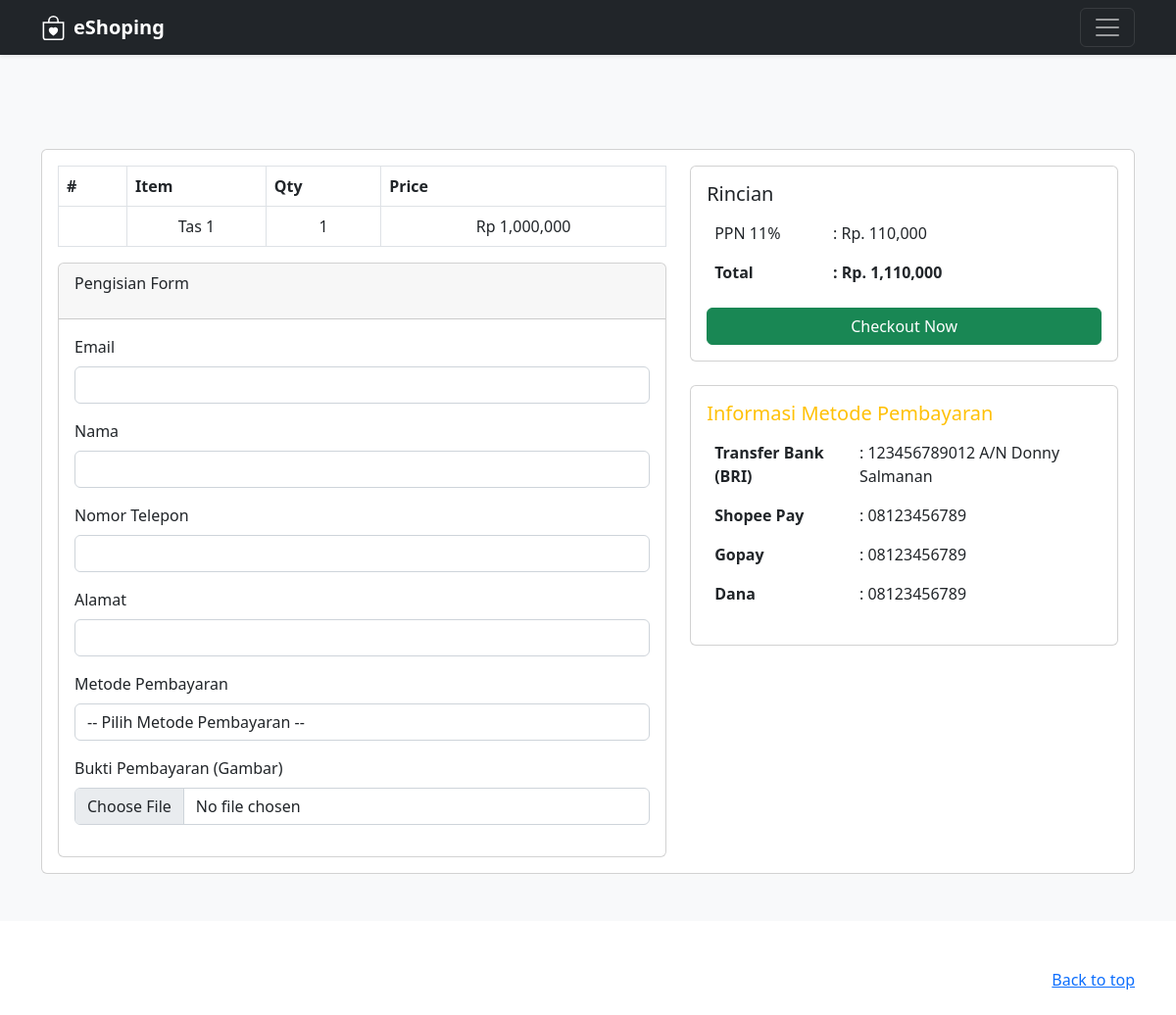
The app's page /checkout.php?id=5 with its own data.
### tables this page shows
CREATE TABLE `product` (
  `id_produk` int(11) NOT NULL,
  `name` varchar(255) NOT NULL,
  `price` int(11) NOT NULL,
  `description` text NOT NULL,
  `image` varchar(255) NOT NULL
);

### models/Produk.php (called while the page is built, shortened)
<?php
class Produk
{
    static function getProduk($id)
    {
        $koneksi = koneksi();
        if ($id != null or $id != '') {
            $sql = "SELECT * FROM product WHERE id_produk = ? ";
            $stmt  = $koneksi->prepare($sql);
            $stmt->execute([$id]);
            return $stmt->fetch();
        } else {
            $sql = "SELECT * FROM product";
            return $koneksi->query($sql);
        }
    }
}

### controllers/ProductController.php (called while the page is built, shortened)
<?php
require_once __DIR__ . './../models/Produk.php';
function produk($id)
{
    $data = Produk::getProduk($id);
    return $data;
}

### checkout.php (the view, shortened to what this page needs)
<?php
require_once __DIR__ . '/controllers/ProductController.php';
$products = produk($_GET['id']);
?>
<!doctype html>
<html lang="en">
<head>
    <link href="assets/dist/css/bootstrap.min.css" rel="stylesheet">
</head>
<body>
    <header>
        <div class="navbar navbar-dark bg-dark shadow-sm">
            <div class="container">
                <a href="#" class="navbar-brand d-flex align-items-center">
                     <strong> eShoping</strong>
                </a>
                <button class="navbar-toggler" type="button" data-bs-toggle="collapse" data-bs-target="#navbarHeader" aria-controls="navbarHeader" aria-expanded="false" aria-label="Toggle navigation">
                    <span class="navbar-toggler-icon"></span>
                </button>
            </div>
        </div>
    </header>
    <main>
        <div class="album py-5 bg-light " style="min-height: 100vh;">
            <div class="container mt-5">
                <div class="card">
                    <div class="card-body">
                        <div class="row">
                            <div class="col-md-7">
                                <table class="table table-bordered">
                                    <tr>
                                        <th>#</th>
                                        <th>Item</th>
                                        <th>Qty</th>
                                        <th>Price</th>
                                    </tr>
                                    <tr>
                                        <td class="text-center"><img src="<?= $products['image'] ?>" class="img-fluid" width="80" alt=""></td>
                                        <td class="text-center"><?= $products['name'] ?></td>
                                        <td class="text-center">1</td>
                                        <td class="text-center">Rp <?= number_format($products['price']) ?></td>
                                    </tr>
                                </table>
                                <form action="" method="post" enctype="multipart/form-data">
                                    <div class="card">
                                        <div class="card-header">
                                            <p>Pengisian Form</p>
                                        </div>
                                        <div class="card-body">
                                            <div class="mb-3">
                                                <label class="form-label">Email</label>
                                                <input type="email" name="email" class="form-control" required>
                                            </div>
                                            <div class="mb-3">
                                                <label class="form-label">Nama</label>
                                                <input type="text" name="name" class="form-control" required>
                                            </div>
                                            <div class="mb-3">
                                                <label class="form-label">Nomor Telepon</label>
                                                <input type="number" name="phone_number" class="form-control" required>
                                            </div>
                                            <div class="mb-3">
                                                <label class="form-label">Alamat</label>
                                                <input type="text" name="address" class="form-control" required>
                                            </div>
                                            <div class="mb-3">
                                                <label class="form-label">Metode Pembayaran</label>
                                                <select name="metode_pembayaran" class="form-control" id="" required>
                                                    <option value="">-- Pilih Metode Pembayaran --</option>
                                                </select>
                                            </div>
                                            <div class="mb-3">
                                                <label class="form-label">Bukti Pembayaran (Gambar)</label>
                                                <input type="file" name="bukti" class="form-control" required>
                                            </div>
                                        </div>
                                    </div>
                            </div>
                            <div class="col-md-5 mt-5 mt-md-0 mt-lg-0">
                                <div class="card">
                                    <div class="card-body">
                                        <h5>Rincian</h5>
                                        <table class="table table-borderless">
                                            <tr>
                                                <td width="30%">PPN 11%</td>
                                                <td>: Rp. <?php
                                                            $ppn = ((int) $products['price'] * 11) / 100;
                                                            echo number_format($ppn);
                                                            ?>
                                                </td>
                                            </tr>
                                            <tr>
                                                <th width="30%">Total</td>
                                                <th>: Rp. <?= number_format($products['price'] + $ppn) ?></td>
                                            </tr>
                                        </table>
                                        <div>
                                            <button type="submit" name="checkout" class="btn btn-success col-12">Checkout Now</button>
                                        </div>
                                    </div>
                                </div>
                                <div class="card mt-4">
                                    <div class="card-body table-responsive">
                                        <h5 class="text-warning">Informasi Metode Pembayaran</h5>
                                        <table class="table table-borderless">
                                            <tr>
                                                <th>Transfer Bank (BRI)</th>
                                                <td>: 123456789012 A/N Donny Salmanan</td>
                                            </tr>
                                            <tr>
                                                <th>Shopee Pay</th>
                                                <td>: 08123456789</td>
                                            </tr>
                                            <tr>
                                                <th>Gopay</th>
                                                <td>: 08123456789</td>
                                            </tr>
                                            <tr>
                                                <th>Dana</th>
                                                <td>: 08123456789</td>
                                            </tr>
                                        </table>
                                    </div>
                                </div>
                            </div>
                        </div>
                    </div>
                </div>
            </div>
        </div>
    </main>
    <footer class=" text-muted py-5">
        <div class="container">
            <p class="float-end mb-1">
                <a href="#">Back to top</a>
            </p>
        </div>
    </footer>
</body>
</html>

### checkout.php (style rules this page uses)
td { vertical-align: middle; }

### records on screen
product: name "Tas 1", price "1,000,000", price "110,000", $products['price'] + $ppn "1,110,000"
